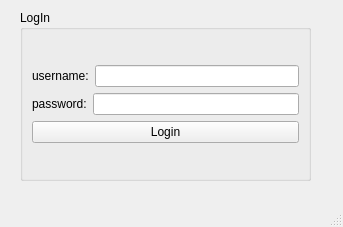
<?xml version="1.0" encoding="UTF-8"?>
<ui version="4.0">
 <class>loginApp</class>
 <widget class="QMainWindow" name="loginApp">
  <property name="geometry">
   <rect>
    <x>0</x>
    <y>0</y>
    <width>343</width>
    <height>227</height>
   </rect>
  </property>
  <property name="windowTitle">
   <string>loginApp</string>
  </property>
  <widget class="QWidget" name="centralwidget">
   <widget class="QGroupBox" name="groupBox">
    <property name="geometry">
     <rect>
      <x>20</x>
      <y>10</y>
      <width>291</width>
      <height>171</height>
     </rect>
    </property>
    <property name="title">
     <string>LogIn</string>
    </property>
    <layout class="QGridLayout" name="gridLayout">
     <item row="0" column="0">
      <layout class="QVBoxLayout" name="verticalLayout_2">
       <item>
        <layout class="QVBoxLayout" name="verticalLayout">
         <item>
          <layout class="QHBoxLayout" name="horizontalLayout">
           <item>
            <widget class="QLabel" name="label">
             <property name="text">
              <string>username:</string>
             </property>
            </widget>
           </item>
           <item>
            <widget class="QLineEdit" name="lineEdit_username"/>
           </item>
          </layout>
         </item>
         <item>
          <layout class="QHBoxLayout" name="horizontalLayout_2">
           <item>
            <widget class="QLabel" name="label_2">
             <property name="text">
              <string>password:</string>
             </property>
            </widget>
           </item>
           <item>
            <widget class="QLineEdit" name="lineEdit_password">
             <property name="echoMode">
              <enum>QLineEdit::Password</enum>
             </property>
            </widget>
           </item>
          </layout>
         </item>
        </layout>
       </item>
       <item>
        <widget class="QPushButton" name="pushButton_login">
         <property name="text">
          <string>Login</string>
         </property>
        </widget>
       </item>
      </layout>
     </item>
    </layout>
   </widget>
  </widget>
  <widget class="QMenuBar" name="menubar">
   <property name="geometry">
    <rect>
     <x>0</x>
     <y>0</y>
     <width>343</width>
     <height>22</height>
    </rect>
   </property>
  </widget>
  <widget class="QStatusBar" name="statusbar"/>
 </widget>
 <resources/>
 <connections/>
</ui>
